Frame 1 (no input): blank canvas, image omitted
Frame 60 (the mouse pressed at the canvas centre just before this capture): blank canvas, image omitted
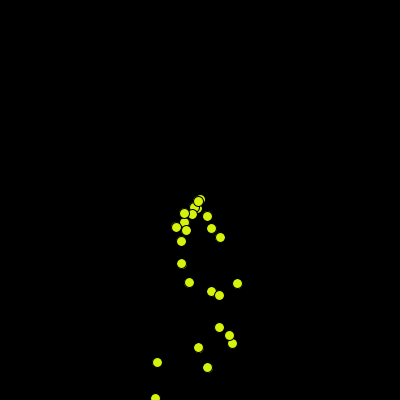
Frame 120 (the mouse held since frame 60 and released just before this capture)

The Processing sketch whose frames 1 and 60 were blank and that drew this single picture after the mouse press (run headless with seeded random() and noise(); from frame 60 on, the mouse is pressed at the canvas centre):

// Processing sketch: version_control_launch_sketch
// ── version_control_launch_sketch.pde
ArrayList<Particle> particles;

void setup(){
 size(400,400);
 particles = new ArrayList<Particle>();
}

void draw(){
  background(0);
  for (int i = particles.size() - 1; i > 0; i--){
    particles.get(i).update();
    particles.get(i).display();
    
    //remove particle if it goes off the bottom of the screen
    if (particles.get(i).position.y > 400){
      particles.remove(i);
    }
    
  }
  if(mousePressed == true) {
    particles.add(new Particle(mouseX, mouseY));
  }
}

// ── particle.pde
class Particle {
  
  PVector position;
  PVector velocity;
  PVector acceleration;
  
  Particle(float x, float y){
    position = new PVector(x, y);
    velocity = new PVector(random(-2, 2), random(-2, 2));
    acceleration = new PVector(0, 0.5);
    
    //particles randomize their colour
    fill(random(0, 256), random(0, 256), random(0, 256));
  }
  
  void update(){
    velocity.add(acceleration);
    position.add(velocity);
  }
  
  void display(){
    ellipse(position.x, position.y, 10, 10);
  }
}
